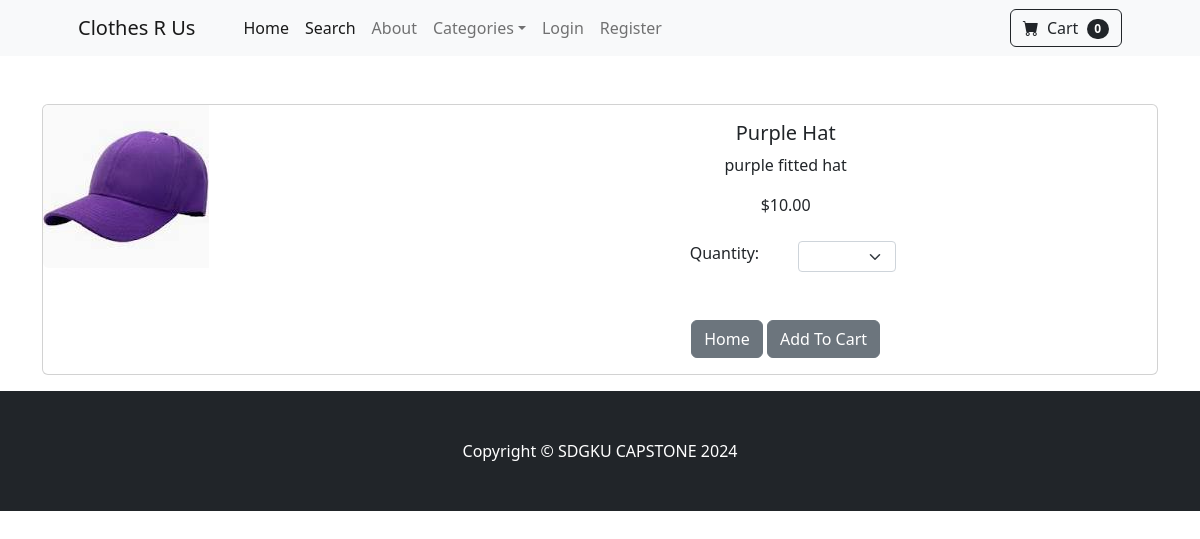
Before: /product/4 with the older database file.
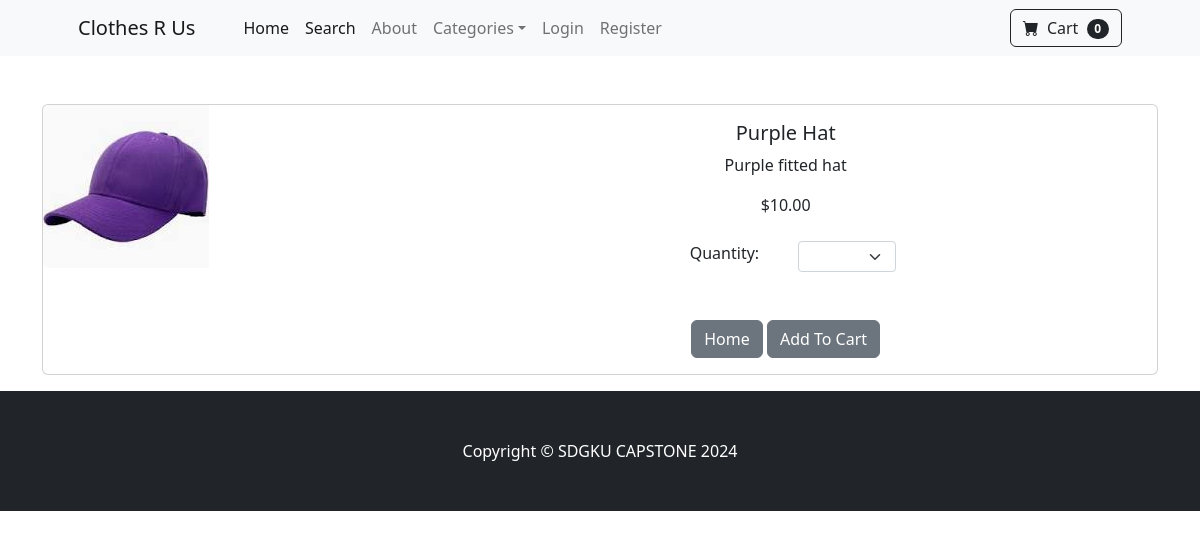
After: the same page with the newer database file.
### pages/models.py (models this page shows, shortened)
class Product(models.Model):
    name = models.CharField(max_length=100)
    price = models.DecimalField(default=0, decimal_places=2, max_digits=6)
    category = models.ForeignKey(Category, on_delete=models.CASCADE, default=1)
    description = models.CharField(max_length=250, default='', blank=True, null=True)
    image = models.ImageField(upload_to="uploads/product/")
    is_sale = models.BooleanField(default=False)
    sale_price = models.DecimalField(default=0, decimal_places=2, max_digits=6)

### pages/views.py (the view)
# urls.py: path('product/<int:pk>', views.product, name='product'),
def product (request,pk):
     product = Product.objects.get(id=pk)
     return render(request, 'product.html',{'product':product})

### cart/cart.py (called while the page is built)
    def __len__(self):
        return len(self.cart)

### cart/context_processors.py (called while the page is built)
def cart(request):
    return{'cart': Cart(request)}

### pages/templates/product.html (shortened to what this page needs)
{% extends 'base.html' %}
{% block content %}
<div class="container">
  <br/><br/>
  <div class="card mb-3">
    <div class="row g-0">
      <div class="col-md-4">
        <img src="{{ product.image.url }}" class="img-fluid rounded-start" alt="">
      </div>
      <div class="col-md-8">
        <div class="card-body">
          <center>
          <h5 class="card-title">{{ product.name }}</h5>
          <p class="card-text">{{ product.description }}</p>
          {% if product.is_sale %}
          <div class="card-body p-4">
            <div class="text-center">
              <strike>
              ${{ product.price }}
              </strike>
              &nbsp;
              ${{ product.sale_price }}
            </div>
          </div>
            {% else %}
            ${{ product.price }}
            {% endif %}
            <br/><br/>
          <div class="row justify-content-center">
            <div class="col-md-2">Quantity:</div>
            <div class="col-md-2">
              <select class="form-select form-select-sm" id="qty-cart">
                <option selected>
                </option>
                <option value="1">1</option>
              </select>
            </div>
          </div>
            <br/>  <br/>
            <a href="{% url 'home' %}" class="btn btn-secondary">Home</a>
            <button type="button" value="{{ product.id }}" class="btn btn-secondary" id="add-cart">Add To Cart</button>
              </center>
          </div>
        </div>
      </div>
    </div>
  </div>
{% endblock %}

Changed rows visible on the page:
changed Product "Purple Hat": description "purple fitted hat" → "Purple fitted hat"
